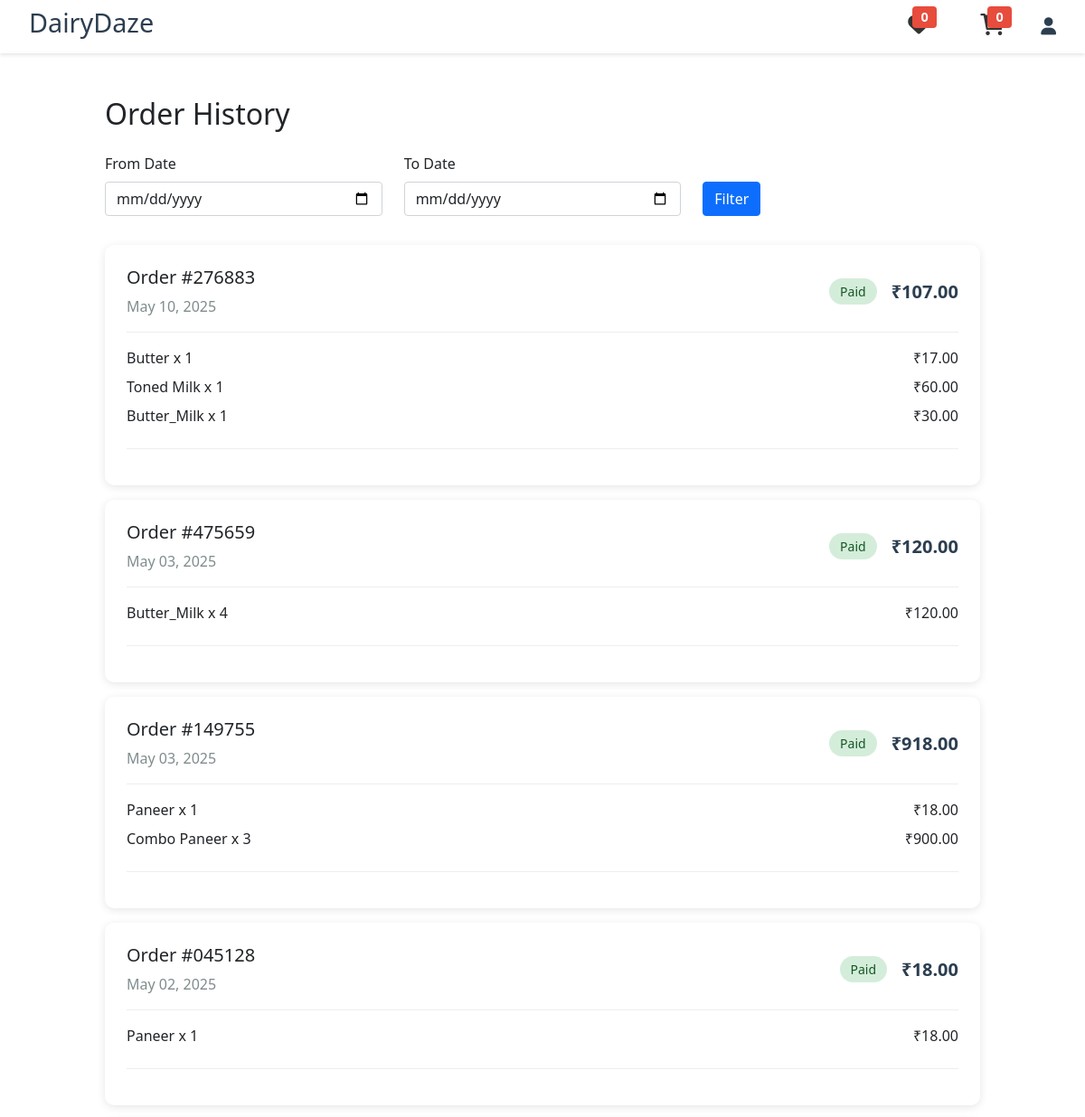
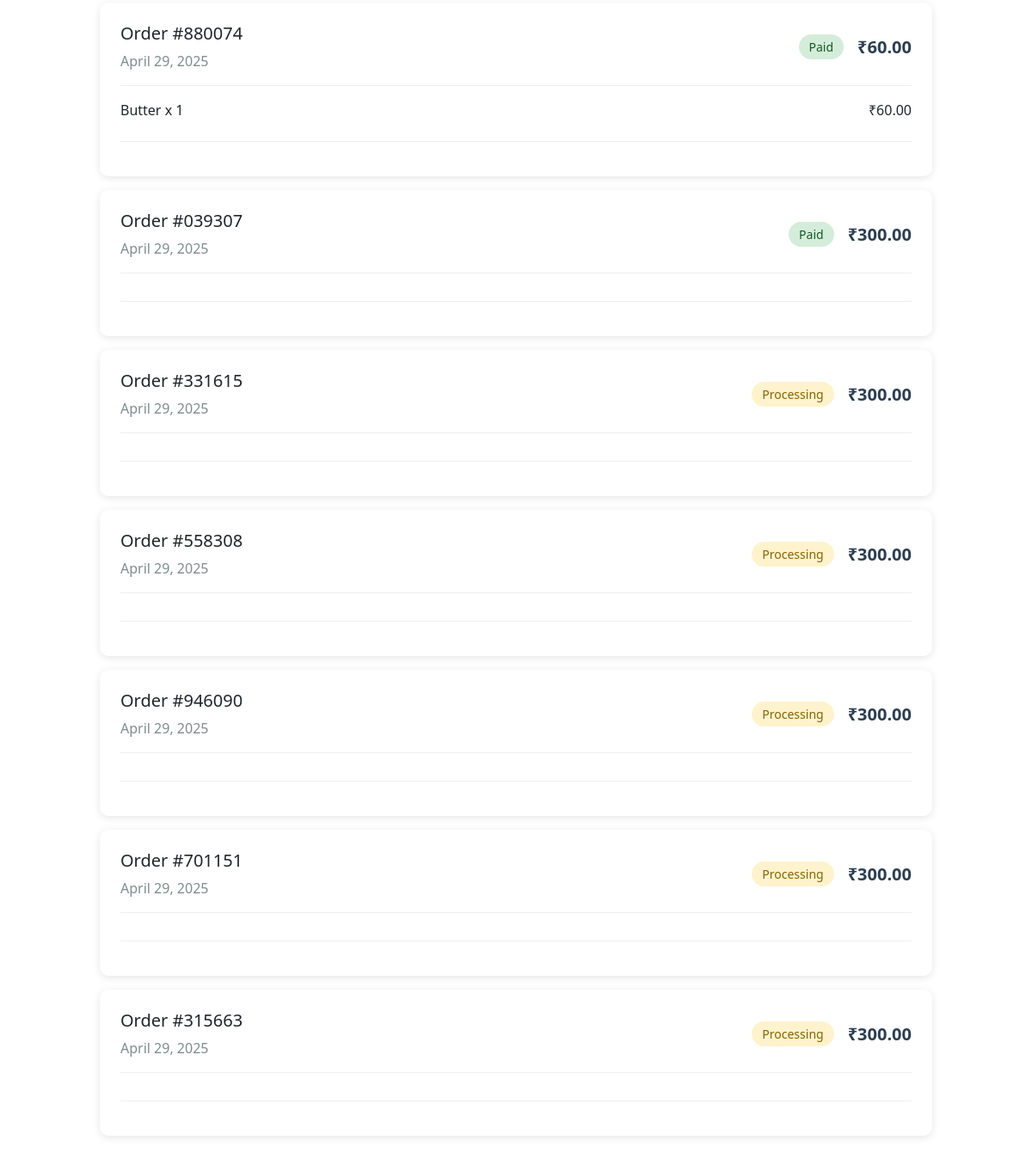
The page /customer/orders/ (signed in) on the database its author committed (2 pictures, top to bottom).
### store/models.py (models this page shows, shortened)
class Order(models.Model):
    subbranches = models.ManyToManyField(user_models.User,blank=True)
    customer = models.ForeignKey(user_models.User,on_delete=models.SET_NULL,null=True,blank=True,related_name="customer")
    service_fee = models.DecimalField(default=0.00,max_digits=12,decimal_places=2)
    sub_total = models.DecimalField(max_digits=12,decimal_places=2,default=0.00)
    shipping = models.DecimalField(max_digits=12,decimal_places=2,default=0.00)
    tax = models.DecimalField(max_digits=12,decimal_places=2,default=0.00)
    total = models.DecimalField(max_digits=12,decimal_places=2,default=0.00)
    payment_status = models.CharField(max_length=100,choices=PAYMENT_STATUS,default="Processing")
    payment_method = models.CharField(max_length=100,choices=PAYMENT_METHOD,default=None,null=True,blank=True)
    order_status = models.CharField(max_length=100,choices=ORDER_STATUS,default="Pending")
    initial_total = models.DecimalField(max_digits=12,default=0.00,decimal_places=2,help_text="The original total ")
    saved = models.DecimalField(max_digits=12,decimal_places=2,default=0.00,null=True,blank=True,help_text="Amount")
    order_id = ShortUUIDField(length=6,max_length=25,alphabet="1234567890")
    payment_id = models.CharField(null=True,blank=True,max_length=1000)
    date = models.DateTimeField(default=timezone.now)
    class Meta:
        verbose_name_plural = "Orders"
        ordering = ['-date']
    def order_items(self):
        return OrderItem.objects.filter(order=self)

class OrderItem(models.Model):
    order = models.ForeignKey(Order,on_delete=models.CASCADE)
    order_status = models.CharField(max_length=100,choices=ORDER_STATUS,default="Pending")
    tracking_id = models.CharField(max_length=100,default=None,null=True,blank=True)
    product = models.ForeignKey(Product,on_delete=models.CASCADE)
    qty = models.IntegerField(default=0)
    color = models.CharField(max_length=100,null=True,blank=True)
    size = models.CharField(max_length=100,null=True,blank=True)
    price = models.DecimalField(max_digits=12,decimal_places=2,default=0.00)
    sub_total = models.DecimalField(max_digits=12,decimal_places=2,default=0.00)
    shipping = models.DecimalField(max_digits=12,decimal_places=2,default=0.00)
    tax = models.DecimalField(max_digits=12,decimal_places=2,default=0.00)
    total = models.DecimalField(max_digits=12,decimal_places=2,default=0.00)
    initial_total = models.DecimalField(max_digits=12,default=0.00,decimal_places=2,help_text="Grand total of all items")
    saved = models.DecimalField(max_digits=12,decimal_places=2,default=0.00,null=True,blank=True,help_text="Amount")
    item_id = ShortUUIDField(length=6,max_length=25,alphabet="1234567890")
    subbranch = models.ForeignKey(user_models.User,null=True,on_delete=models.SET_NULL,related_name="subbranch_order_items")
    date = models.DateTimeField(default=timezone.now)
    class Meta:
        ordering = ['-date']

class Product(models.Model):
    name = models.CharField(max_length=100)
    image = models.ImageField(upload_to="images", null=True, blank=True)
    description = CKEditor5Field('Text', config_name='extends')
    category = models.ForeignKey(Category, on_delete=models.SET_NULL,null=True, blank=True)
    price = models.DecimalField(max_digits=12,decimal_places=2,default=0.00, null=True, blank=True, verbose_name="Sale Price")
    regular_price = models.DecimalField(max_digits=12,decimal_places=2,default=0.00, null=True, blank=True, verbose_name="Regular Price")
    stock = models.PositiveIntegerField(default=0, null=True, blank=True)
    shipping = models.DecimalField(max_digits=12,decimal_places=2,default=0.00, null=True, blank=True, verbose_name="Shipping Amount")
    status = models.CharField(choices=STATUS,max_length=50,default="Published")
    featured = models.BooleanField(default=False, verbose_name="Marketplace Featured")
    subbranch = models.ForeignKey(user_models.User, on_delete=models.SET_NULL,null=True,blank=True)
    sku = ShortUUIDField(unique=True, length=5, max_length=50,prefix="SKU",alphabet="1234567890")
    slug = models.SlugField(null=True,blank=True)
    date = models.DateTimeField(default=timezone.now)
    unit = models.CharField(max_length=50, null=True, blank=True, help_text="e.g., kg, litre, piece")
    total_orders = models.PositiveIntegerField(default=0, help_text="Auto-updated number of orders placed for this product")
    created_at = models.DateTimeField(default=timezone.now)
    updated_at = models.DateTimeField(auto_now=True)
    class Meta:
        ordering = ['-id']
        verbose_name_plural = "Products"

### customer/views.py (the view)
# urls.py: path('orders/', views.orders, name='orders'),
@login_required
def orders(request):
    orders = Order.objects.filter(customer=request.user).order_by('-date')
    return render(request, 'orders.html', {'orders': orders})

### templates/orders.html (shortened to what this page needs)
{% load static %}
<!DOCTYPE html>
<html lang="en">
<head>
    <link rel="stylesheet" href="{% static 'css/product1.css' %}">
    <link href="https://cdnjs.cloudflare.com/ajax/libs/font-awesome/6.0.0/css/all.min.css" rel="stylesheet">
    <link href="https://cdn.jsdelivr.net/npm/bootstrap@5.1.3/dist/css/bootstrap.min.css" rel="stylesheet">
</head>
<body>
    {% include 'nav.html' %}
    <div class="orders-container">
        <h2 class="mb-4">Order History</h2>
        <div class="date-filter">
            <div class="row">
                <div class="col-md-4">
                    <label for="startDate" class="form-label">From Date</label>
                    <input type="date" class="form-control" id="startDate">
                </div>
                <div class="col-md-4">
                    <label for="endDate" class="form-label">To Date</label>
                    <input type="date" class="form-control" id="endDate">
                </div>
                <div class="col-md-4 d-flex align-items-end">
                    <button class="btn btn-primary" onclick="filterOrders()">Filter</button>
                </div>
            </div>
        </div>
        <div id="orders-container">
            {% for order in orders %}
            <div class="order-card" data-date="{{ order.date|date:'Y-m-d' }}">
                <div class="order-header">
                    <div>
                        <h5>Order #{{ order.order_id }}</h5>
                        <span class="order-date">{{ order.date|date:"F d, Y" }}</span>
                    </div>
                    <div class="d-flex align-items-center gap-3">
                        <span class="status-badge status-{{ order.payment_status|lower }}">
                            {{ order.payment_status }}
                        </span>
                        <div class="order-amount">₹{{ order.total }}</div>
                    </div>
                </div>
                <div class="order-items">
                    {% for item in order.order_items %}
                    <div class="order-item">
                        <span>{{ item.product.name }} x {{ item.qty }}</span>
                        <span>₹{{ item.total }}</span>
                    </div>
                    {% endfor %}
                </div>
            </div>
            {% empty %}
            <div class="text-center py-5">
                <p>No orders found</p>
            </div>
            {% endfor %}
        </div>
    </div>
</body>
</html>

### static/css/product1.css (style rules this page uses)
* { margin: 0; padding: 0; box-sizing: border-box; font-family: 'Segoe UI', Tahoma, Geneva, Verdana, sans-serif; }
body { background-color: #f5f5f5; }

### templates/orders.html (style rules this page uses)
.orders-container { max-width: 1000px; margin: 2rem auto; padding: 1rem; }
.order-card { background: white; border-radius: 10px; box-shadow: 0 2px 10px rgba(0,0,0,0.1); margin-bottom: 1rem; padding: 1.5rem; }
.order-header { display: flex; justify-content: space-between; align-items: center; margin-bottom: 1rem; }
.order-amount { font-size: 1.25rem; font-weight: bold; color: #2c3e50; }
.order-date { color: #7f8c8d; }
.order-items { margin: 1rem 0; padding: 1rem 0; border-top: 1px solid #eee; border-bottom: 1px solid #eee; }
.order-item { display: flex; justify-content: space-between; margin-bottom: 0.5rem; }
.status-badge { padding: 0.25rem 0.75rem; border-radius: 20px; font-size: 0.875rem; }
.status-paid { background-color: #d4edda; color: #155724; }
.status-processing { background-color: #fff3cd; color: #856404; }
.date-filter { margin-bottom: 2rem; }

### rows shown on the page
Order: order_id "276883", date "May 10, 2025", payment_status "Paid", total "107.00"
OrderItem: product.name "Butter", qty "1", total "17.00"
OrderItem: product.name "Toned Milk", qty "1", total "60.00"
OrderItem: product.name "Butter_Milk", qty "1", total "30.00"
Order: order_id "475659", date "May 03, 2025", payment_status "Paid", total "120.00"
OrderItem: product.name "Butter_Milk", qty "4", total "120.00"
Order: order_id "149755", date "May 03, 2025", payment_status "Paid", total "918.00"
OrderItem: product.name "Paneer", qty "1", total "18.00"
OrderItem: product.name "Combo Paneer", qty "3", total "900.00"
Order: order_id "045128", date "May 02, 2025", payment_status "Paid", total "18.00"
OrderItem: product.name "Paneer", qty "1", total "18.00"
Order: order_id "880074", date "April 29, 2025", payment_status "Paid", total "60.00"
OrderItem: product.name "Butter", qty "1", total "60.00"
Order: order_id "039307", date "April 29, 2025", payment_status "Paid", total "300.00"
Order: order_id "331615", date "April 29, 2025", payment_status "Processing", total "300.00"
Order: order_id "558308", date "April 29, 2025", payment_status "Processing", total "300.00"
Order: order_id "946090", date "April 29, 2025", payment_status "Processing", total "300.00"
Order: order_id "701151", date "April 29, 2025", payment_status "Processing", total "300.00"
Order: order_id "315663", date "April 29, 2025", payment_status "Processing", total "300.00"

### other values the page prints
{{ wishlist_items|length }} "0"
{{ cart_items|length }} "0"
